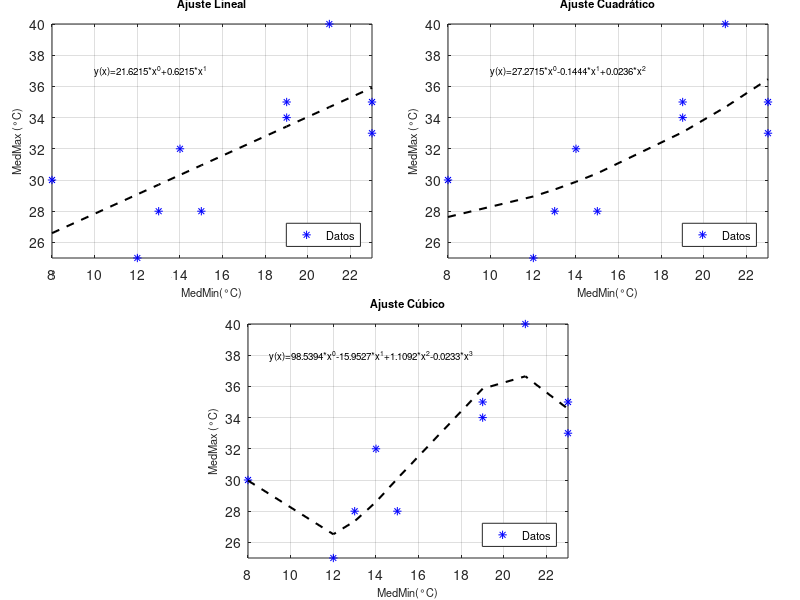

This figure's MATLAB source: (Note: this script raises an error after producing the figure.)
%Programa Regresión Polinomial y Análisis de Varianzas por Joyce I. Casanova Chacón
%M. en C. en Hidrometeorología// Métodos numéricos
clear all; close all;
clc
%% Datos de Temperatura media de enero
X=[19 13 12 23 14 15 19 23 8 21];
Y=[34 28 25 35 32 28 35 33 30 40];

[~,dum] = sort(X);
X = X(dum);
Y = Y(dum);
x = X';          
y = Y';
Ybar = mean(y);
b = y;
%% Funciones
% Lineal 𝑦(𝑥)=𝑎0+𝑎1𝑥
Ml = [x.^0 x.^1];
al = pinv(Ml)*b;
Yhatl = Ml*al;
Fxl= al(1)*X.^0+al(2)*X.^1;
% Cuadrática 𝑦(𝑥)=𝑎0+𝑎1𝑥+𝑎2𝑥2
M2 = [x.^0 x.^1 x.^2];
a2 = pinv(M2)*b;
Yhat2 = M2*a2;
Fx2= a2(1)*x.^0+a2(2)*x.^1+a2(3)*x.^2;
% Cúbica 𝑦(𝑥)=𝑎0+𝑎1𝑥+𝑎2𝑥2+𝑎3𝑥3
M3 = [x.^0 x.^1 x.^2 x.^3];
a3 = pinv(M3)*b;
Yhat3 = M3*a3;
Fx3= a3(1)*X.^0+a3(2)*X.^1+a3(3)*X.^2+a3(4)*X.^3;
%% Errores
SSTO = sum((y-Ybar).^2);
%Error de las Regresiones
SSRl = sum((Yhatl-Ybar).^2);
SSR2 = sum((Yhat2-Ybar).^2);
SSR3 = sum((Yhat3-Ybar).^2);
%Error de los Ajustes
SSEl = sum((y-Yhatl).^2);
SSE2 = sum((y-Yhat2).^2);
SSE3 = sum((y-Yhat3).^2);
% Coeficiente de Determinación 
R2l = SSRl/SSTO;
R22 = SSR2/SSTO;
R23 = SSR3/SSTO;
%% Estadístico
%Grados de Libertad 
[nl,ml] = size(Ml);
dfl = nl-ml;
[n2,m2] = size(M2);
df2 = n2-m2;
[n3,m3] = size(M3);
df3 = n3-m3;
%Varianza AjusteLineal
S2l = SSEl/dfl;
S22 = SSE2/df2;
S23 = SSE3/df3;
%Desviación Estándar
sl = sqrt(diag(S2l*(inv(Ml'*Ml))));
asl = abs(al./sl);
s2 = sqrt(diag(S22*(inv(M2'*M2))));
as2 = abs(a2./s2);
s3 = sqrt(diag(S23*(inv(M3'*M3))));
as3 = abs(a3./s3);
%tStudent
tstul = abs(tinv(0.025,8));
tstu2 = abs(tinv(0.025,7));
tstu3 = abs(tinv(0.025,6));
%% Figuras
clf
axes('position',[0.065 0.57 0.4 0.39])
plot(X,Y,'*b')
hold on
plot(X,Fxl,'--k','Linewidth',1.5)
xlabel('MedMin(°C)','Fontsize',8)
ylabel('MedMax (°C)','Fontsize',8)
legend('Datos','Fontsize',8','Location','southeast')
str = {'y(x)=21.6215*x^{0}+0.6215*x^{1}'};
text(10,37,str,'FontSize',7)
grid on; box on;
axis tight
title('Ajuste Lineal','Fontsize',8)

axes('position',[0.56 0.57 0.4 0.39])
plot(X,Y,'*b')
hold on
plot(X,Fx2,'--k','Linewidth',1.5)
xlabel('MedMin(°C)','Fontsize',8)
ylabel('MedMax (°C)','Fontsize',8)
legend('Datos','Fontsize',8','Location','southeast')
str = {'y(x)=27.2715*x^{0}-0.1444*x^{1}+0.0236*x^{2}'};
text(10,37,str,'FontSize',7)
grid on; box on;
axis tight
title('Ajuste Cuadrático', 'Fontsize',8)

axes('position',[0.31 0.07 0.4 0.39])
plot(X,Y,'*b')
hold on
plot(X,Fx3,'--k','Linewidth',1.5)
xlabel('MedMin(°C)','Fontsize',8)
ylabel('MedMax (°C)','Fontsize',8)
legend('Datos','Fontsize',8','Location','southeast')
str = {'y(x)=98.5394*x^{0}-15.9527*x^{1}+1.1092*x^{2}-0.0233*x^{3}'};
text(9,38,str,'FontSize',7)
grid on; box on;
axis tight
title('Ajuste Cúbico','Fontsize',8)
%% Tablas 
%Errores
Ajuste= {'Lineal';'Cuadrático';'Cúbico'};
SSE=[SSEl;SSE2;SSE3];
R2=[R2l;R22;R23];
T1=table(Ajuste,SSE,R2)
